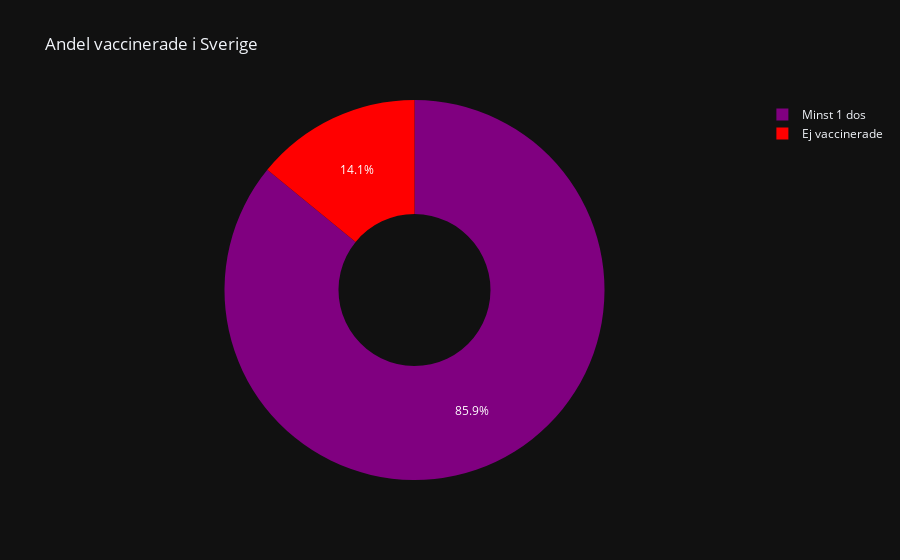

Notebook source saved alongside this figure:
### Code cell
"""Create a DataFrame for use with Plotly Express and generate a pie chart for:
 "Andel vaccinerade i Sverige" """

# Creating a DataFrame for use with Plotly Express
data = {
    "Dos": ["Minst 1 dos", "Ej vaccinerade"],
    "Antal": [totalt, population - totalt]}

df_plot = pd.DataFrame(data)

# Generating a pie chart using Plotly Express
fig = px.pie(
    df_plot,
    names="Dos",
    values="Antal",
    title="Andel vaccinerade i Sverige",
    labels={"Antal": "Number of Individuals"},
    hole=0.4,  
    color_discrete_sequence=["purple", "red"],  
    template="plotly_dark"  )

# Saving the chart as an HTML file
fig.write_html("Visualiseringar/3C.Andel vaccinerade kontra icke vaccinerade i Sverige.html")

# Displaying the plot
fig.show()

### Figure 1 — Plotly figure (JSON) as saved in the notebook; plotly's stock layout.template omitted (floating-point values rounded to 4 significant figures)
{"data": [{"domain": {"x": [0, 1], "y": [0, 1]}, "hole": 0.4, "hovertemplate": "Dos=%{label}<br>Number of Individuals=%{value}<extra></extra>", "labels": ["Minst 1 dos", "Ej vaccinerade"], "legendgroup": "", "name": "", "showlegend": true, "type": "pie", "values": [7810376, 1282414]}], "layout": {"legend": {"tracegroupgap": 0}, "piecolorway": ["purple", "red"], "title": {"text": "Andel vaccinerade i Sverige"}}}
